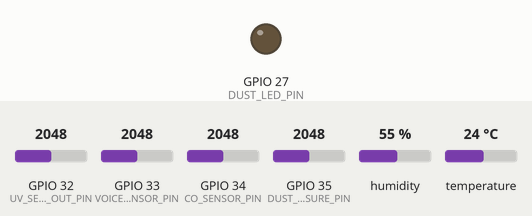
A program run on a simulated ESP32. Parts: output pins drawn as LEDs (lit = HIGH). Inputs (shaded band) come from the test bench; at power-on: GPIO 32 (UV_SENSOR_OUT_PIN) = 2048, GPIO 33 (VOICE_SENSOR_PIN) = 2048, GPIO 34 (CO_SENSOR_PIN) = 2048, GPIO 35 (DUST_MEASURE_PIN) = 2048, humidity 55 %, temperature 24 °C (analog values on the 0–4095 scale). WiFi joins after 1.5 s; servers stay silent unless stated; not simulated (calls return 0 or success): ./secret.h; what the program prints to the serial monitor is not drawn.

Above: at 0.1 s.
At 1.7 s:
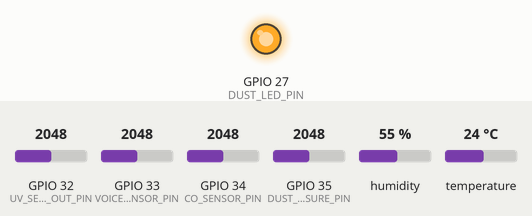
Timing chart, 0 to 3.2 s (numbered marks = the images above):
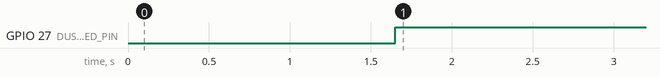

Measured:
- by itself, GPIO 27 (DUST_LED_PIN): LOW → HIGH at 1.7 s

The program:

main.cpp
```cpp
#include <Arduino.h>
#include <WiFi.h>
#include <FirebaseESP32.h>
#include <DHT.h>
#include <./secret.h>

// pin conf
#define DHT_PIN 23
#define VOICE_SENSOR_PIN 33
#define CO_SENSOR_PIN 34
#define UV_SENSOR_OUT_PIN 32
#define UV_SENSOR_EN_PIN 35
#define DUST_LED_PIN 27
#define DUST_MEASURE_PIN 35


// definations
#define DATA_UPLOAD_DELAY 20 * 1000
#define DHTTYPE DHT22
#define CO_R0 6400  // 7200
#define CO_CONST_MUL 1538.46
#define CO_CONST_POW -1.709
#define DUST_SAMPLING_TIME 280
#define DUST_DELTA_TIME 40
#define DUST_SLEEP_TIME 9680
#define BOARD_VOLTAGE 3.7
#define NOISE_SAMPLE_TIME 100

//CLASSES
FirebaseAuth auth;
FirebaseConfig config;
FirebaseData firebaseData;

DHT dht(DHT_PIN, DHTTYPE);


// variables
String firebasePath = "/data/";
long long timestamp = -1* DATA_UPLOAD_DELAY;
bool uploaded = false;
float temp = 0.0;
float humidity = 0.0;
float co =0.0;
float noise = 0.0;
float dust = 0.0;
float uv = 0.0;

// functions
float soundLevel ();
float coLevel();
float getAvgAnalog(int, int);
float coCalculateR0();
float uvLevel();
float mapfloat(float,float,float,float,float);
float dustLevel();
float adcToVoltage(int);

void setup()
{
  Serial.begin(9600);

  WiFi.begin(WIFI_SSID, WIFI_PASSWORD);
  Serial.print("Connecting to Wi-Fi");
  while (WiFi.status() != WL_CONNECTED)
  {
    Serial.print(".");
    delay(300);
  }
  Serial.println();
  Serial.print("Connected with IP: ");
  Serial.println(WiFi.localIP());
  Serial.println();

  config.host = FIREBASE_HOST;
  config.api_key = FIREBASE_API_KEY;
  auth.user.email = FIREBASE_USER;
  auth.user.password = FIREBASE_PASS;

  Firebase.begin(&config, &auth);
  Firebase.reconnectWiFi(true);

  firebaseData.setResponseSize(1024);

  dht.begin();
  analogReadResolution(10);
  pinMode(DUST_LED_PIN,OUTPUT);
}

void loop()
{

  float _temp = dht.readTemperature();
  float _humidity = dht.readHumidity();
  float _co = coLevel();
  float _noise = soundLevel();
  float _dust = dustLevel();
  float _uv = uvLevel();

  if (isnan(_temp) || isnan(_humidity))
    return;

  if (_temp > temp) temp = _temp;
  if (_humidity > humidity) humidity = _humidity;
  if (_co > co) co = _co;
  if (_noise > noise) noise = _noise;
  if (_dust > dust) dust = _dust;
  if (_uv > uv) uv = _uv;

  if (millis() - timestamp > DATA_UPLOAD_DELAY)
  {

    FirebaseJson json;
    json.set("temp", temp);
    json.set("humidity", humidity);
    json.set("co", co);
    json.set("noise", noise);
    json.set("dust", dust);
    json.set("uv", uv);


    String jsonstr = "";
    json.toString(jsonstr, true);
    Serial.println(jsonstr);

    Serial.println("data uploading...");
    if (Firebase.pushJSON(firebaseData, firebasePath, json))
    {
      Firebase.setTimestamp(firebaseData, firebasePath + firebaseData.pushName() + "/timestamp");
      timestamp = millis();
      temp = 0.0;
      humidity = 0.0;
      co = 0.0;
      noise = 0.0;
      dust = 0.0;
      uv = 0.0;

      Serial.println("Data uploaded successfully");
    }
    else
    {
      Serial.println(firebaseData.errorReason());
      Serial.println("Data upload Failed.. tring again");
      delay(100);
    }
  }
  delay(10);
}


float soundLevel(){
  unsigned long st_time = millis();
  float signalMax = 0, signalMin = 1024;
  while(millis() - st_time < NOISE_SAMPLE_TIME){
    int adc = analogRead(VOICE_SENSOR_PIN);
    if (adc < 1024){
      if (adc > signalMax) signalMax = adc;
      else if (adc < signalMin) signalMin = adc;
    }
    delayMicroseconds(10);
  }
  float db = signalMax - signalMin;
  db = map(db,20,900,49.5,90);
  return db;
}

float coLevel(){
  float adc = getAvgAnalog(CO_SENSOR_PIN, 20);
  float sensor_volt = adcToVoltage(adc);
  float ppm = 3.027 * pow(2.718 , (1.0690 * sensor_volt));
  return ppm;
}


float uvLevel(){
  float uv = getAvgAnalog(UV_SENSOR_OUT_PIN, 1);
  float outputVolatage = (1.12 * uv) / 274.0;

  float intensity  = mapfloat(outputVolatage,0.99,2.8,0.0,15.0);
  return intensity;
}


float dustLevel(){
  digitalWrite(DUST_LED_PIN,LOW);
  delayMicroseconds(DUST_SAMPLING_TIME);

  float adc = analogRead(DUST_MEASURE_PIN);


  delayMicroseconds(DUST_DELTA_TIME);
  digitalWrite(DUST_LED_PIN,HIGH);
  delayMicroseconds(DUST_SAMPLING_TIME);

  float outputVoltage = (1.12 * adc) / 274.0;
  outputVoltage = mapfloat(outputVoltage,0.0,3.7,0,5);

  float dustDensity = 0.17 * outputVoltage - 0.1;

  dustDensity *= 100.0;

  if (dustDensity < 0) dustDensity = 0;

  return dustDensity;

}

float getAvgAnalog(int pin, int sampling){
  float s = 0;
  for (int i=0;i<sampling;i++){
    s+=analogRead(pin);
    delay(2);
  }
  return s/sampling;
}

float mapfloat(float x, float in_min, float in_max, float out_min, float out_max)
{
  return (x - in_min) * (out_max - out_min) / (in_max - in_min) + out_min;
}


float adcToVoltage(int adc){
  return (1.12 * adc) / 274.0;
}
```
